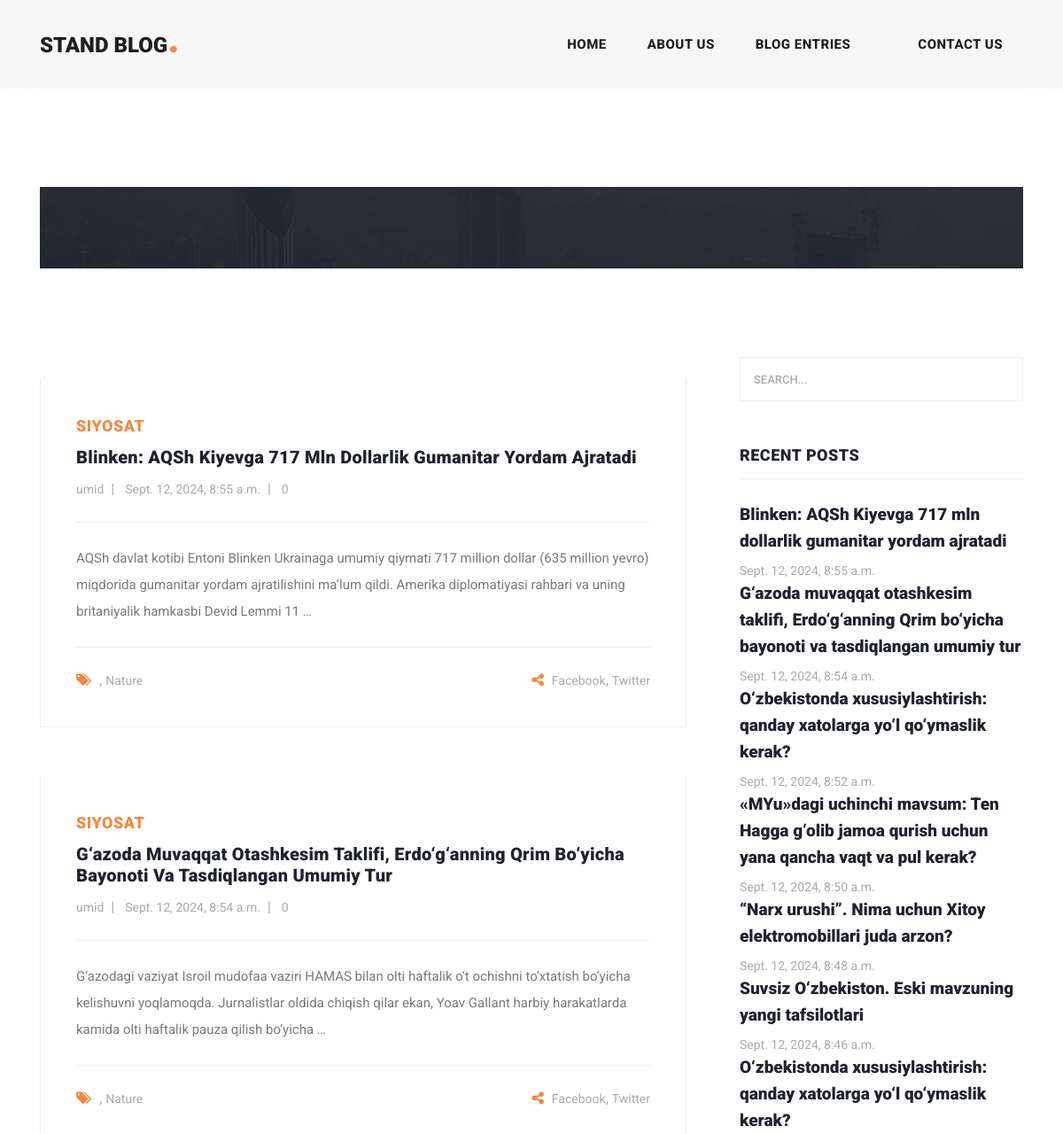
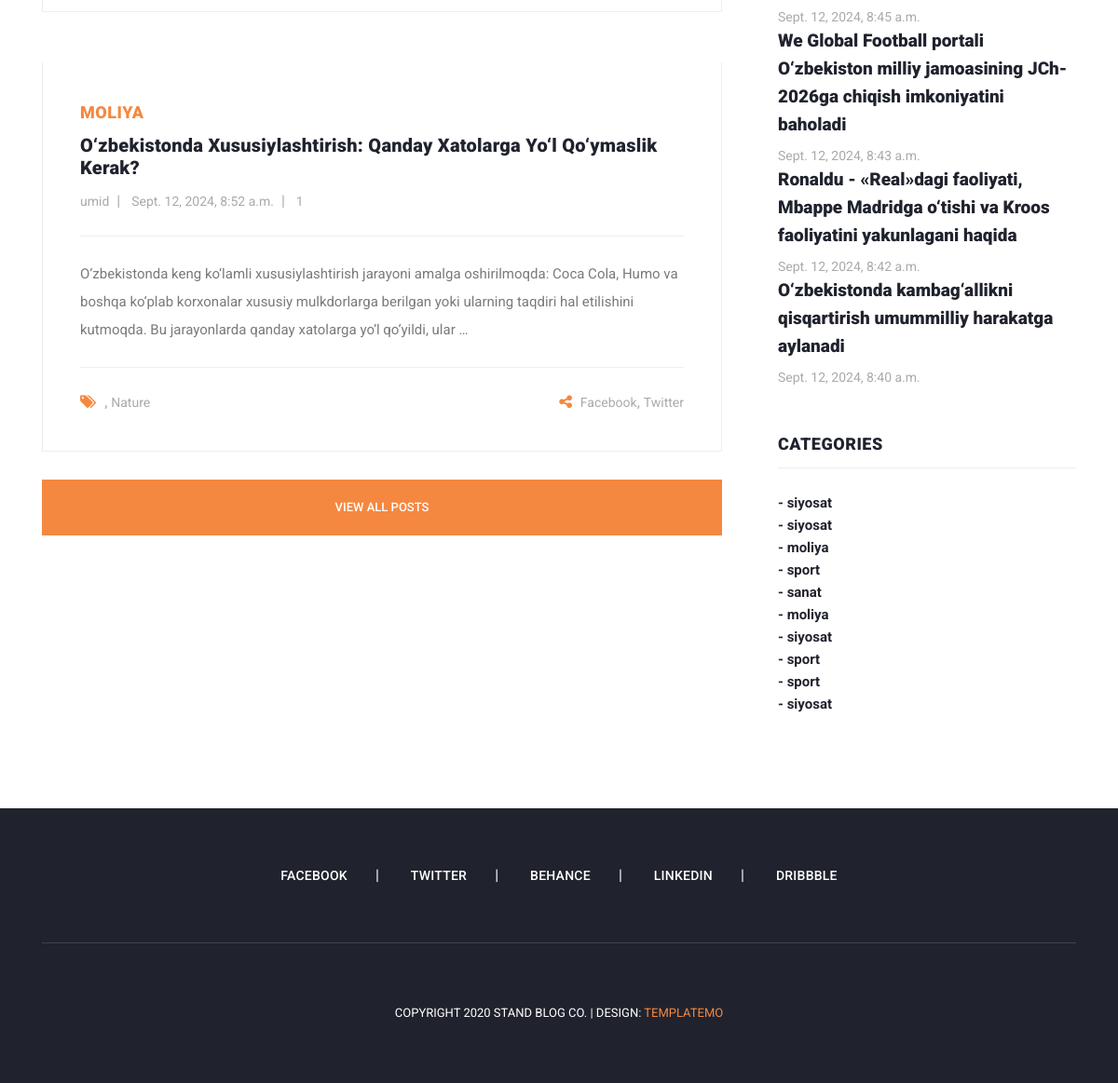
The page / on the database its author committed (2 pictures, top to bottom).
### pages/models.py (models this page shows, shortened)
class Post(models.Model):
    title = models.CharField(max_length=100)
    body = models.TextField()
    category = models.ForeignKey(Category, on_delete=models.CASCADE)
    author = models.ForeignKey(User, on_delete=models.CASCADE)
    photo = models.ImageField(upload_to='photos/')
    date = models.DateTimeField(auto_now_add=True)
    hashtags = models.ManyToManyField('Hashtag', blank=True)

class Category(models.Model):
    name = models.CharField(max_length=100)

### pages/views.py (the view)
# urls.py: path('', HomePageView.as_view(), name='index'),
class HomePageView(ListView):
    model = Post
    template_name = 'index.html'
    context_object_name = 'posts'  # Bosh sahifada oxirgi postlarni ko'rsatish
    ordering = ['-date']  # Yangilanish tartibi

### templates/index.html (shortened to what this page needs)
{% extends 'base.html' %}
{% load static %}
{% block content %}
    <div class="main-banner header-text">
    <div class="container-fluid">
        <div class="owl-banner owl-carousel">
        </div>
    </div>
    <section class="call-to-action">
        <div class="container">
            <div class="row">
                <div class="col-lg-12">
                    <div class="main-content">
                        <div class="row">
                            <div class="col-lg-8">
                            </div>
                        </div>
                    </div>
                </div>
            </div>
        </div>
    </section>
    <section class="blog-posts">
        <div class="container">
            <div class="row">
                <div class="col-lg-8">
                    <div class="all-blog-posts">
                        <div class="row">
                            {% for post in posts|slice:":3" %}
                            <div class="col-lg-12">
                                <div class="blog-post">
                                    <div class="blog-thumb">
                                    </div>
                                    <div class="down-content">
                                        <span>{{ post.category.name }}</span>
                                        <a href="{% url 'post_detail' post.pk %}"><h4>{{ post.title }}</h4></a>
                                        <ul class="post-info">
                                            <li><a href="#">{{ post.author.username }}</a></li>
                                            <li><a href="#">{{ post.date }}</a></li>
                                            <li><a href="#">{{ post.comments.count }}</a></li>
                                        </ul>
                                        <p>{{ post.body|truncatewords:30 }}</p>
                                        <div class="post-options">
                                            <div class="row">
                                                <div class="col-6">
                                                    <ul class="post-tags">
                                                        <li><i class="fa fa-tags"></i></li>
                                                        <li><a href="#"></a>,</li>
                                                        <li><a href="#">Nature</a></li>
                                                    </ul>
                                                </div>
                                                <div class="col-6">
                                                    <ul class="post-share">
                                                        <li><i class="fa fa-share-alt"></i></li>
                                                        <li><a href="#">Facebook</a>,</li>
                                                        <li><a href="#"> Twitter</a></li>
                                                    </ul>
                                                </div>
                                            </div>
                                        </div>
                                    </div>
                                </div>
                            </div>
                            {% endfor %}
                            <div class="col-lg-12">
                                <div class="main-button">
                                    <a href="{% url 'blog' %}">View All Posts</a>
                                </div>
                            </div>
                        </div>
                    </div>
                </div>
                <div class="col-lg-4">
                    <div class="sidebar">
                        <div class="row">
                            <div class="col-lg-12">
                                <div class="sidebar-item search">
                                    <form method="GET" action="{% url 'search' %}">
                                        <input type="text" name="q" placeholder="Search..." value="{{ request.GET.q }}">
                                    </form>
                                </div>
                            </div>
                            <div class="col-lg-12">
                                <div class="sidebar-item recent-posts">
                                    <div class="sidebar-heading">
                                        <h2>Recent Posts</h2>
                                    </div>
                                    {% for post in posts %}
                                    <div class="content">
                                        <ul>
                                            <li><a href="post-details.html">
                                                <h5>{{ post.title }}</h5>
                                                <span>{{ post.date }}</span>
                                            </a></li>
                                        </ul>
                                    </div>
                                    {% endfor %}
                                </div>
                            </div>
                            <div class="col-lg-12">
                                <div class="sidebar-item categories">
                                    <div class="sidebar-heading">
                                        <h2>Categories</h2>
                                    </div>
                                    {% for post in posts %}
                                    <div class="content">
                                        <ul>
                                            <li><a href="#">- {{ post.category.name }}</a></li>
                                        </ul>
                                    </div>
                                    {% endfor %}
                                </div>
                            </div>
                        </div>
                    </div>
                </div>
            </div>
        </div>
    </section>
{% endblock content %}

### static/assets/css/templatemo-stand-blog.css (style rules this page uses)
body { font-family: 'Roboto', sans-serif; overflow-x: hidden; text-rendering: optimizeLegibility; -webkit-font-smoothing: antialiased; -moz-osx-font-smoothing: grayscale; }
p { margin-bottom: 0px; font-size: 15px; font-weight: 400; color: #7a7a7a; line-height: 30px; }
ul { padding: 0; margin: 0; list-style: none; }
h1,h2,h3,h4,h5,h6 { margin: 0px; }
.main-button a { display: inline-block; background-color: #f48840; color: #fff; font-size: 13px; font-weight: 500; padding: 12px 20px; text-transform: uppercase; transition: all .3s; }
.main-banner .container-fluid { padding: 0px 10px; margin-bottom: -24px; }
.owl-banner { padding-top: 110px; }
.call-to-action { margin-top: 100px; }
.call-to-action .main-content { padding: 40px; background-image: url(../../../media/images/cta-bg.jpg); background-position: center center; background-repeat: no-repeat; background-size: cover; }
.blog-posts { margin-top: 100px; }
.blog-posts .blog-post { margin-bottom: 30px; }
.blog-posts .down-content { padding: 40px; border-right: 1px solid #eee; border-left: 1px solid #eee; border-bottom: 1px solid #eee; }
.blog-posts .down-content span { font-size: 18px; text-transform: uppercase; letter-spacing: 0.5px; font-weight: 900; color: #f48840; }
.blog-posts .down-content h4 { font-size: 24px; text-transform: capitalize; letter-spacing: 0.5px; font-weight: 900; color: #20232e; margin: 10px 0px 12px 0px; }
.blog-posts .down-content ul.post-info li { display: inline-block; margin-right: 8px; }
.blog-posts .down-content ul.post-info li:after { content: '|'; color: #aaa; margin-left: 8px; }
.blog-posts .down-content h4 { font-size: 20px; letter-spacing: 0.25px; }
.blog-posts .down-content ul.post-info li:last-child::after { display: none; }
.blog-posts .down-content ul.post-info li a { font-size: 14px; color: #aaa; font-weight: 400; transition: all .3s; }
.blog-posts .down-content p { padding: 25px 0px; margin: 25px 0px; border-top: 1px solid #eee; border-bottom: 1px solid #eee; }
.blog-posts .down-content ul.post-share { text-align: right; }
.blog-posts .down-content ul.post-tags li, .blog-posts .down-content ul.post-share li { display: inline-block; }
.blog-posts .down-content ul.post-tags li:first-child i, .blog-posts .down-content ul.post-share li:first-child i { color: #f48840; margin-right: 5px; }
.blog-posts .down-content ul.post-tags li, .blog-posts .down-content ul.post-share li { color: #aaa; }
.blog-posts .down-content ul.post-tags li a, .blog-posts .down-content ul.post-share li a { font-size: 14px; color: #aaa; font-weight: 400; transition: all .3s; }
.blog-posts .main-button a { height: 60px; line-height: 60px; padding: 0px; width: 100%; text-align: center; }
.blog-posts .sidebar-heading h2 { font-size: 18px; text-transform: uppercase; font-weight: 900; letter-spacing: 0.5px; color: #20232e; border-bottom: 1px solid #eee; padding-bottom: 15px; margin-bottom: 25px; }
.sidebar { margin-left: 30px; }
.sidebar .sidebar-item { margin-top: 50px; }
.sidebar .search { margin-top: 0px; }
.sidebar .sidebar-heading h2 { font-size: 18px; text-transform: uppercase; font-weight: 900; letter-spacing: 0.5px; color: #20232e; border-bottom: 1px solid #eee; padding-bottom: 15px; margin-bottom: 25px; }
.sidebar .search input { width: 100%; height: 50px; border: 1px solid #eee; font-size: 13px; text-transform: uppercase; font-weight: 500; color: #7a7a7a; outline: none; padding: 0px 15px; }
.sidebar .search input::placeholder { color: #aaa; }
.sidebar .recent-posts ul li { margin-bottom: 15px; padding-bottom: 15px; border-bottom: 1px solid #eee; }
.sidebar .recent-posts ul li:last-child { margin-bottom: 0px; padding-bottom: 0px; border-bottom: none; }
.sidebar .recent-posts ul li h5 { font-size: 19px; font-weight: 900; color: #20232e; line-height: 30px; transition: all 0.3s; }
.sidebar .recent-posts ul li span { display: block; font-size: 14px; color: #aaa; margin-top: 8px; }
.sidebar .categories ul li { margin-bottom: 15px; }
.sidebar .categories ul li:last-child { margin-bottom: 0px; }
.sidebar .categories ul li a { font-size: 15px; font-weight: 700; color: #20232e; transition: all .3s; }

### rows shown on the page
Post: category.name "SIYOSAT", title "Blinken: AQSh Kiyevga 717 Mln Dollarlik Gumanitar Yordam Ajratadi", author.username "umid", date "Sept. 12, 2024, 8:55 a.m.", comments.count "0", body "AQSh davlat kotibi Entoni Blinken Ukrainaga umumiy qiymati 717 million dollar (635 million yevro) miqdorida gumanitar yordam ajratilishini ma’lum qildi. Amerika diplomatiyasi rahbari va uning britaniyalik hamkasbi Devid Lemmi 11 …", title "Blinken: AQSh Kiyevga 717 mln dollarlik gumanitar yordam ajratadi", category.name "siyosat"
Post: category.name "SIYOSAT", title "G‘azoda Muvaqqat Otashkesim Taklifi, Erdo‘g‘anning Qrim Bo‘yicha Bayonoti Va Tasdiqlangan Umumiy Tur", author.username "umid", date "Sept. 12, 2024, 8:54 a.m.", comments.count "0", body "G‘azodagi vaziyat Isroil mudofaa vaziri HAMAS bilan olti haftalik o‘t ochishni to‘xtatish bo‘yicha kelishuvni yoqlamoqda. Jurnalistlar oldida chiqish qilar ekan, Yoav Gallant harbiy harakatlarda kamida olti haftalik pauza qilish bo‘yicha …", title "G‘azoda muvaqqat otashkesim taklifi, Erdo‘g‘anning Qrim bo‘yicha bayonoti va tasdiqlangan umumiy tur", category.name "siyosat"
Post: category.name "MOLIYA", title "O‘zbekistonda Xususiylashtirish: Qanday Xatolarga Yo‘l Qo‘ymaslik Kerak?", author.username "umid", date "Sept. 12, 2024, 8:52 a.m.", comments.count "1", body "O‘zbekistonda keng ko‘lamli xususiylashtirish jarayoni amalga oshirilmoqda: Coca Cola, Humo va boshqa ko‘plab korxonalar xususiy mulkdorlarga berilgan yoki ularning taqdiri hal etilishini kutmoqda. Bu jarayonlarda qanday xatolarga yo‘l qo‘yildi, ular …", title "O‘zbekistonda xususiylashtirish: qanday xatolarga yo‘l qo‘ymaslik kerak?", category.name "moliya"
Post: title "«MYu»dagi uchinchi mavsum: Ten Hagga g‘olib jamoa qurish uchun yana qancha vaqt va pul kerak?", date "Sept. 12, 2024, 8:50 a.m.", category.name "sport"
Post: title "“Narx urushi”. Nima uchun Xitoy elektromobillari juda arzon?", date "Sept. 12, 2024, 8:48 a.m.", category.name "sanat"
Post: title "Suvsiz O‘zbekiston. Eski mavzuning yangi tafsilotlari", date "Sept. 12, 2024, 8:46 a.m.", category.name "moliya"
Post: title "O‘zbekistonda xususiylashtirish: qanday xatolarga yo‘l qo‘ymaslik kerak?", date "Sept. 12, 2024, 8:45 a.m.", category.name "siyosat"
Post: title "We Global Football portali O‘zbekiston milliy jamoasining JCh-2026ga chiqish imkoniyatini baholadi", date "Sept. 12, 2024, 8:43 a.m.", category.name "sport"
Post: title "Ronaldu - «Real»dagi faoliyati, Mbappe Madridga o‘tishi va Kroos faoliyatini yakunlagani haqida", date "Sept. 12, 2024, 8:42 a.m.", category.name "sport"
Post: title "O‘zbekistonda kambag‘allikni qisqartirish umummilliy harakatga aylanadi", date "Sept. 12, 2024, 8:40 a.m.", category.name "siyosat"
